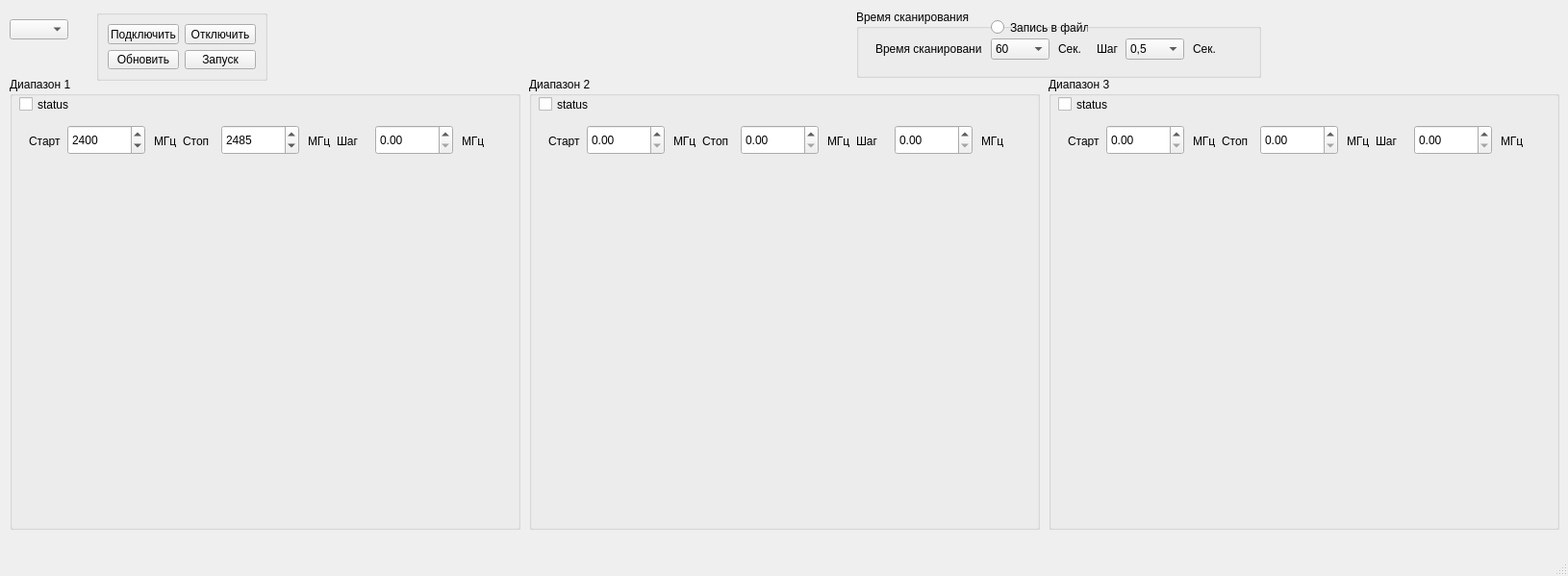
<?xml version="1.0" encoding="UTF-8"?>
<ui version="4.0">
 <class>MainWindow</class>
 <widget class="QMainWindow" name="MainWindow">
  <property name="geometry">
   <rect>
    <x>0</x>
    <y>0</y>
    <width>1630</width>
    <height>599</height>
   </rect>
  </property>
  <property name="sizePolicy">
   <sizepolicy hsizetype="Preferred" vsizetype="Preferred">
    <horstretch>0</horstretch>
    <verstretch>0</verstretch>
   </sizepolicy>
  </property>
  <property name="minimumSize">
   <size>
    <width>1630</width>
    <height>599</height>
   </size>
  </property>
  <property name="maximumSize">
   <size>
    <width>1920</width>
    <height>1080</height>
   </size>
  </property>
  <property name="windowTitle">
   <string>Настройка</string>
  </property>
  <widget class="QWidget" name="centralwidget">
   <widget class="QComboBox" name="cmbPort">
    <property name="geometry">
     <rect>
      <x>10</x>
      <y>20</y>
      <width>61</width>
      <height>21</height>
     </rect>
    </property>
   </widget>
   <widget class="QGroupBox" name="groupBox">
    <property name="geometry">
     <rect>
      <x>10</x>
      <y>80</y>
      <width>531</width>
      <height>471</height>
     </rect>
    </property>
    <property name="title">
     <string>Диапазон 1</string>
    </property>
    <widget class="QCheckBox" name="checkBox">
     <property name="geometry">
      <rect>
       <x>10</x>
       <y>20</y>
       <width>70</width>
       <height>17</height>
      </rect>
     </property>
     <property name="text">
      <string>status</string>
     </property>
    </widget>
    <widget class="QLabel" name="label">
     <property name="geometry">
      <rect>
       <x>20</x>
       <y>60</y>
       <width>47</width>
       <height>13</height>
      </rect>
     </property>
     <property name="text">
      <string>Старт</string>
     </property>
    </widget>
    <widget class="QSpinBox" name="spinBox">
     <property name="geometry">
      <rect>
       <x>60</x>
       <y>50</y>
       <width>81</width>
       <height>31</height>
      </rect>
     </property>
     <property name="minimum">
      <number>2000</number>
     </property>
     <property name="maximum">
      <number>5000</number>
     </property>
     <property name="value">
      <number>2400</number>
     </property>
    </widget>
    <widget class="QLabel" name="label_2">
     <property name="geometry">
      <rect>
       <x>150</x>
       <y>60</y>
       <width>47</width>
       <height>13</height>
      </rect>
     </property>
     <property name="text">
      <string>МГц</string>
     </property>
    </widget>
    <widget class="QSpinBox" name="spinBox_2">
     <property name="geometry">
      <rect>
       <x>220</x>
       <y>50</y>
       <width>81</width>
       <height>31</height>
      </rect>
     </property>
     <property name="minimum">
      <number>2400</number>
     </property>
     <property name="maximum">
      <number>6000</number>
     </property>
     <property name="value">
      <number>2485</number>
     </property>
    </widget>
    <widget class="QLabel" name="label_3">
     <property name="geometry">
      <rect>
       <x>180</x>
       <y>60</y>
       <width>47</width>
       <height>13</height>
      </rect>
     </property>
     <property name="text">
      <string>Стоп</string>
     </property>
    </widget>
    <widget class="QLabel" name="label_4">
     <property name="geometry">
      <rect>
       <x>310</x>
       <y>60</y>
       <width>47</width>
       <height>13</height>
      </rect>
     </property>
     <property name="text">
      <string>МГц</string>
     </property>
    </widget>
    <widget class="QDoubleSpinBox" name="doubleSpinBox_3">
     <property name="geometry">
      <rect>
       <x>380</x>
       <y>50</y>
       <width>81</width>
       <height>31</height>
      </rect>
     </property>
     <property name="maximum">
      <double>5600.000000000000000</double>
     </property>
    </widget>
    <widget class="QLabel" name="label_5">
     <property name="geometry">
      <rect>
       <x>340</x>
       <y>60</y>
       <width>47</width>
       <height>13</height>
      </rect>
     </property>
     <property name="text">
      <string>Шаг</string>
     </property>
    </widget>
    <widget class="QLabel" name="label_6">
     <property name="geometry">
      <rect>
       <x>470</x>
       <y>60</y>
       <width>47</width>
       <height>13</height>
      </rect>
     </property>
     <property name="text">
      <string>МГц</string>
     </property>
    </widget>
   </widget>
   <widget class="QGroupBox" name="groupBox_4">
    <property name="geometry">
     <rect>
      <x>890</x>
      <y>10</y>
      <width>421</width>
      <height>71</height>
     </rect>
    </property>
    <property name="title">
     <string>Время сканирования</string>
    </property>
    <widget class="QComboBox" name="comboBox">
     <property name="geometry">
      <rect>
       <x>140</x>
       <y>30</y>
       <width>61</width>
       <height>22</height>
      </rect>
     </property>
     <item>
      <property name="text">
       <string>60</string>
      </property>
     </item>
     <item>
      <property name="text">
       <string>120</string>
      </property>
     </item>
     <item>
      <property name="text">
       <string>180</string>
      </property>
     </item>
     <item>
      <property name="text">
       <string>240</string>
      </property>
     </item>
     <item>
      <property name="text">
       <string>300</string>
      </property>
     </item>
     <item>
      <property name="text">
       <string>360</string>
      </property>
     </item>
     <item>
      <property name="text">
       <string>420</string>
      </property>
     </item>
     <item>
      <property name="text">
       <string>480</string>
      </property>
     </item>
     <item>
      <property name="text">
       <string>540</string>
      </property>
     </item>
     <item>
      <property name="text">
       <string>600</string>
      </property>
     </item>
    </widget>
    <widget class="QLabel" name="label_31">
     <property name="geometry">
      <rect>
       <x>20</x>
       <y>30</y>
       <width>111</width>
       <height>21</height>
      </rect>
     </property>
     <property name="text">
      <string>Время сканирования:</string>
     </property>
    </widget>
    <widget class="QLabel" name="label_32">
     <property name="geometry">
      <rect>
       <x>210</x>
       <y>30</y>
       <width>31</width>
       <height>21</height>
      </rect>
     </property>
     <property name="text">
      <string>Сек.</string>
     </property>
    </widget>
    <widget class="QComboBox" name="comboBox_2">
     <property name="geometry">
      <rect>
       <x>280</x>
       <y>30</y>
       <width>61</width>
       <height>22</height>
      </rect>
     </property>
     <item>
      <property name="text">
       <string>0,5</string>
      </property>
     </item>
     <item>
      <property name="text">
       <string>1</string>
      </property>
     </item>
     <item>
      <property name="text">
       <string>1,5</string>
      </property>
     </item>
     <item>
      <property name="text">
       <string>2</string>
      </property>
     </item>
    </widget>
    <widget class="QLabel" name="label_33">
     <property name="geometry">
      <rect>
       <x>350</x>
       <y>30</y>
       <width>31</width>
       <height>21</height>
      </rect>
     </property>
     <property name="text">
      <string>Сек.</string>
     </property>
    </widget>
    <widget class="QLabel" name="label_34">
     <property name="geometry">
      <rect>
       <x>250</x>
       <y>30</y>
       <width>51</width>
       <height>21</height>
      </rect>
     </property>
     <property name="text">
      <string>Шаг</string>
     </property>
    </widget>
    <widget class="QRadioButton" name="radioButton">
     <property name="geometry">
      <rect>
       <x>140</x>
       <y>10</y>
       <width>101</width>
       <height>17</height>
      </rect>
     </property>
     <property name="text">
      <string>Запись в файл</string>
     </property>
    </widget>
   </widget>
   <widget class="QGroupBox" name="groupBox_2">
    <property name="geometry">
     <rect>
      <x>550</x>
      <y>80</y>
      <width>531</width>
      <height>471</height>
     </rect>
    </property>
    <property name="title">
     <string>Диапазон 2</string>
    </property>
    <widget class="QCheckBox" name="checkBox_6">
     <property name="geometry">
      <rect>
       <x>10</x>
       <y>20</y>
       <width>70</width>
       <height>17</height>
      </rect>
     </property>
     <property name="text">
      <string>status</string>
     </property>
    </widget>
    <widget class="QLabel" name="label_35">
     <property name="geometry">
      <rect>
       <x>20</x>
       <y>60</y>
       <width>47</width>
       <height>13</height>
      </rect>
     </property>
     <property name="text">
      <string>Старт</string>
     </property>
    </widget>
    <widget class="QDoubleSpinBox" name="doubleSpinBox_16">
     <property name="geometry">
      <rect>
       <x>60</x>
       <y>50</y>
       <width>81</width>
       <height>31</height>
      </rect>
     </property>
     <property name="maximum">
      <double>5600.000000000000000</double>
     </property>
    </widget>
    <widget class="QLabel" name="label_36">
     <property name="geometry">
      <rect>
       <x>150</x>
       <y>60</y>
       <width>47</width>
       <height>13</height>
      </rect>
     </property>
     <property name="text">
      <string>МГц</string>
     </property>
    </widget>
    <widget class="QDoubleSpinBox" name="doubleSpinBox_17">
     <property name="geometry">
      <rect>
       <x>220</x>
       <y>50</y>
       <width>81</width>
       <height>31</height>
      </rect>
     </property>
     <property name="maximum">
      <double>5600.000000000000000</double>
     </property>
    </widget>
    <widget class="QLabel" name="label_37">
     <property name="geometry">
      <rect>
       <x>180</x>
       <y>60</y>
       <width>47</width>
       <height>13</height>
      </rect>
     </property>
     <property name="text">
      <string>Стоп</string>
     </property>
    </widget>
    <widget class="QLabel" name="label_38">
     <property name="geometry">
      <rect>
       <x>310</x>
       <y>60</y>
       <width>47</width>
       <height>13</height>
      </rect>
     </property>
     <property name="text">
      <string>МГц</string>
     </property>
    </widget>
    <widget class="QDoubleSpinBox" name="doubleSpinBox_18">
     <property name="geometry">
      <rect>
       <x>380</x>
       <y>50</y>
       <width>81</width>
       <height>31</height>
      </rect>
     </property>
     <property name="maximum">
      <double>5600.000000000000000</double>
     </property>
    </widget>
    <widget class="QLabel" name="label_39">
     <property name="geometry">
      <rect>
       <x>340</x>
       <y>60</y>
       <width>47</width>
       <height>13</height>
      </rect>
     </property>
     <property name="text">
      <string>Шаг</string>
     </property>
    </widget>
    <widget class="QLabel" name="label_40">
     <property name="geometry">
      <rect>
       <x>470</x>
       <y>60</y>
       <width>47</width>
       <height>13</height>
      </rect>
     </property>
     <property name="text">
      <string>МГц</string>
     </property>
    </widget>
   </widget>
   <widget class="QGroupBox" name="groupBox_3">
    <property name="geometry">
     <rect>
      <x>1090</x>
      <y>80</y>
      <width>531</width>
      <height>471</height>
     </rect>
    </property>
    <property name="title">
     <string>Диапазон 3</string>
    </property>
    <widget class="QCheckBox" name="checkBox_7">
     <property name="geometry">
      <rect>
       <x>10</x>
       <y>20</y>
       <width>70</width>
       <height>17</height>
      </rect>
     </property>
     <property name="text">
      <string>status</string>
     </property>
    </widget>
    <widget class="QLabel" name="label_41">
     <property name="geometry">
      <rect>
       <x>20</x>
       <y>60</y>
       <width>47</width>
       <height>13</height>
      </rect>
     </property>
     <property name="text">
      <string>Старт</string>
     </property>
    </widget>
    <widget class="QDoubleSpinBox" name="doubleSpinBox_19">
     <property name="geometry">
      <rect>
       <x>60</x>
       <y>50</y>
       <width>81</width>
       <height>31</height>
      </rect>
     </property>
     <property name="maximum">
      <double>5600.000000000000000</double>
     </property>
    </widget>
    <widget class="QLabel" name="label_42">
     <property name="geometry">
      <rect>
       <x>150</x>
       <y>60</y>
       <width>47</width>
       <height>13</height>
      </rect>
     </property>
     <property name="text">
      <string>МГц</string>
     </property>
    </widget>
    <widget class="QDoubleSpinBox" name="doubleSpinBox_20">
     <property name="geometry">
      <rect>
       <x>220</x>
       <y>50</y>
       <width>81</width>
       <height>31</height>
      </rect>
     </property>
     <property name="maximum">
      <double>5600.000000000000000</double>
     </property>
    </widget>
    <widget class="QLabel" name="label_43">
     <property name="geometry">
      <rect>
       <x>180</x>
       <y>60</y>
       <width>47</width>
       <height>13</height>
      </rect>
     </property>
     <property name="text">
      <string>Стоп</string>
     </property>
    </widget>
    <widget class="QLabel" name="label_44">
     <property name="geometry">
      <rect>
       <x>310</x>
       <y>60</y>
       <width>47</width>
       <height>13</height>
      </rect>
     </property>
     <property name="text">
      <string>МГц</string>
     </property>
    </widget>
    <widget class="QDoubleSpinBox" name="doubleSpinBox_21">
     <property name="geometry">
      <rect>
       <x>380</x>
       <y>50</y>
       <width>81</width>
       <height>31</height>
      </rect>
     </property>
     <property name="maximum">
      <double>5600.000000000000000</double>
     </property>
    </widget>
    <widget class="QLabel" name="label_45">
     <property name="geometry">
      <rect>
       <x>340</x>
       <y>60</y>
       <width>47</width>
       <height>13</height>
      </rect>
     </property>
     <property name="text">
      <string>Шаг</string>
     </property>
    </widget>
    <widget class="QLabel" name="label_46">
     <property name="geometry">
      <rect>
       <x>470</x>
       <y>60</y>
       <width>47</width>
       <height>13</height>
      </rect>
     </property>
     <property name="text">
      <string>МГц</string>
     </property>
    </widget>
   </widget>
   <widget class="QGroupBox" name="groupBox_5">
    <property name="geometry">
     <rect>
      <x>100</x>
      <y>10</y>
      <width>178</width>
      <height>74</height>
     </rect>
    </property>
    <property name="title">
     <string/>
    </property>
    <layout class="QGridLayout" name="gridLayout_2">
     <item row="0" column="0">
      <layout class="QGridLayout" name="gridLayout">
       <item row="0" column="0">
        <widget class="QPushButton" name="connect">
         <property name="text">
          <string>Подключить</string>
         </property>
        </widget>
       </item>
       <item row="0" column="1">
        <widget class="QPushButton" name="disconnect">
         <property name="text">
          <string>Отключить</string>
         </property>
        </widget>
       </item>
       <item row="1" column="0">
        <widget class="QPushButton" name="refresh">
         <property name="text">
          <string>Обновить</string>
         </property>
        </widget>
       </item>
       <item row="1" column="1">
        <widget class="QPushButton" name="send">
         <property name="text">
          <string>Запуск</string>
         </property>
        </widget>
       </item>
      </layout>
     </item>
    </layout>
   </widget>
  </widget>
  <widget class="QMenuBar" name="menubar">
   <property name="geometry">
    <rect>
     <x>0</x>
     <y>0</y>
     <width>1630</width>
     <height>21</height>
    </rect>
   </property>
  </widget>
  <widget class="QStatusBar" name="statusbar"/>
 </widget>
 <resources/>
 <connections/>
</ui>
